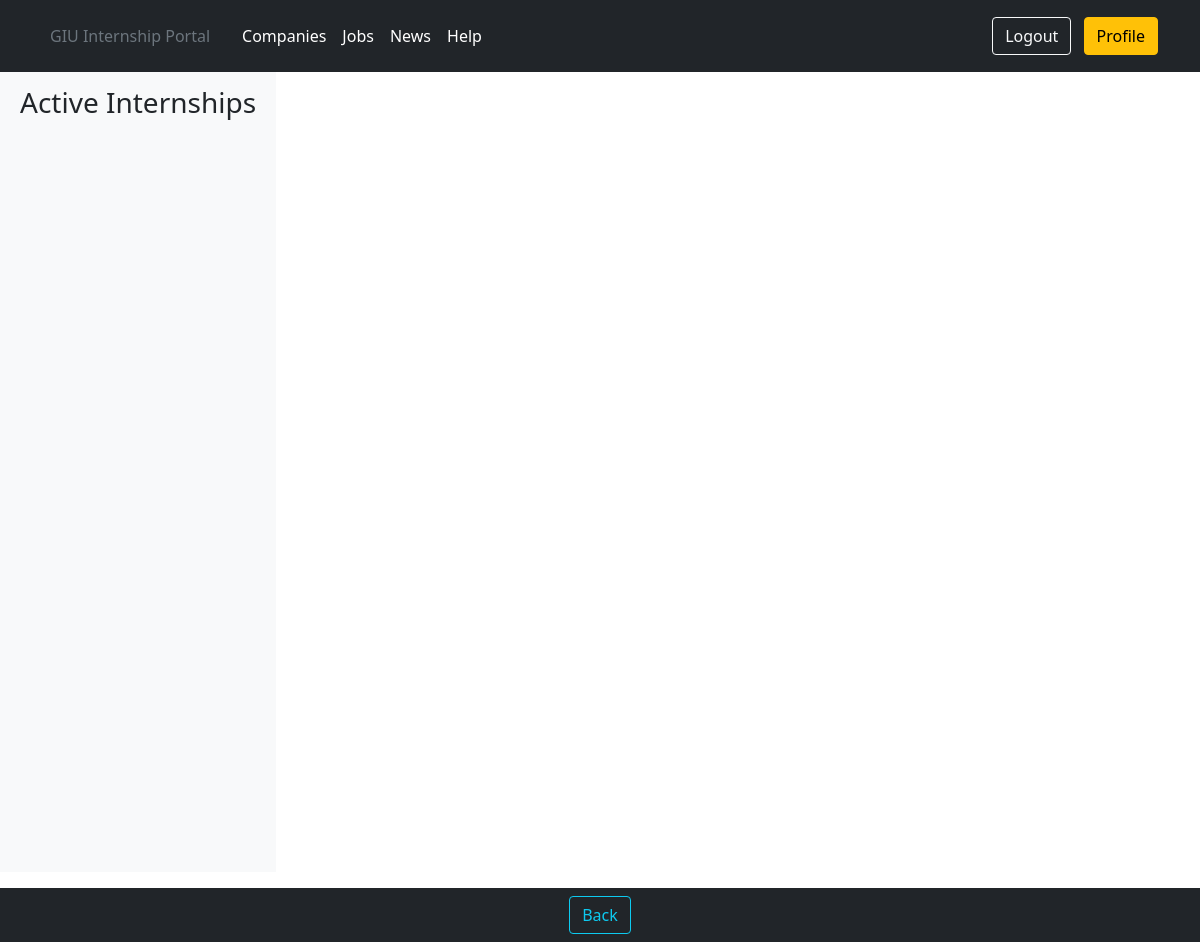
The app's page /users/employer/41/employer_portal/activeinternships/ (signed in), older data.
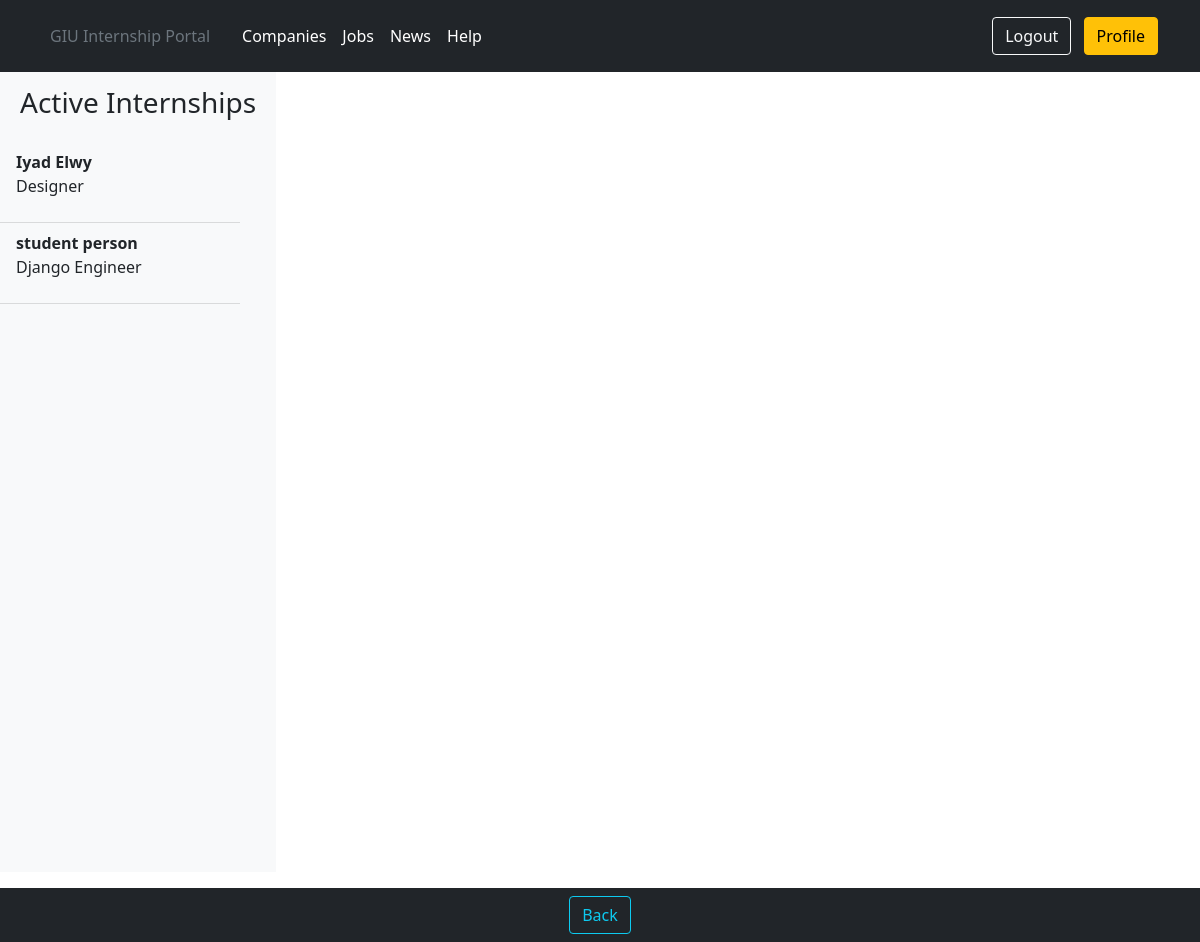
The same page, newer data.
### portal/models.py (models this page shows, shortened)
class Application(models.Model):
    application_id = models.AutoField(primary_key=True)
    student_id = models.ForeignKey(user_models.Student, on_delete=models.DO_NOTHING)
    job_id = models.ForeignKey(Job, on_delete=models.DO_NOTHING)
    application_status = models.CharField(max_length=20, default='In review', blank=True)
    visibility_for_employer = models.BooleanField(default=False, blank=True)
    application_date = models.DateField(default=datetime.datetime.today(), blank=True)
    has_ended = models.BooleanField(default=False, blank=True)
    has_started = models.BooleanField(default=False, blank=True)
    class Meta:
        unique_together = (('student_id', 'job_id'),)

class Job(models.Model):
    job_id = models.AutoField(primary_key=True)
    title = models.CharField(max_length=30)
    job_description = models.TextField(max_length=1000)
    department = models.CharField(max_length=20)
    job_start_date = models.DateField()
    job_end_date = models.DateField()
    application_deadline = models.DateField()
    num_of_available_internships = models.PositiveIntegerField()
    salary_range = models.CharField(max_length=20)
    qualifications = models.TextField(max_length=500)
    job_location = models.CharField(max_length=20)
    application_link = models.CharField(max_length=50, null=True, blank=True)
    application_email = models.CharField(max_length=50, null=True, blank=True)
    job_type = models.CharField(max_length=30)
    employer_id = models.ForeignKey(user_models.Employer, on_delete=models.DO_NOTHING)
    allowed_faculties = models.TextField(max_length=300)
    required_semesters = models.CharField(max_length=20)
    aa_id = models.ForeignKey(user_models.AcademicAdvisor, null=True, blank=True, on_delete=models.DO_NOTHING)
    visibility_fac_rep = models.BooleanField(default=False, blank=True)
    visibility_admin = models.BooleanField(default=False, blank=True)

### users/models.py (models this page shows, shortened)
class Student(models.Model):
    user = models.OneToOneField(User, on_delete=models.CASCADE, primary_key=True)
    middle_name = models.CharField(max_length=20)
    student_university_id = models.PositiveIntegerField()
    birthdate = models.DateField()
    semester = models.IntegerField()
    faculty = models.CharField(max_length=20)
    major = models.CharField(max_length=20)
    gpa = models.DecimalField(decimal_places=2, max_digits=3)
    student_address = models.CharField(max_length=10)
    has_cv = models.BooleanField(default=False, blank=True)
    cover_letter = models.TextField(max_length=1000, default='', blank=True)

class User(AbstractUser):
    is_student = models.BooleanField(default=False)
    is_employer = models.BooleanField(default=False)
    is_admin = models.BooleanField(default=False)
    is_faculty_representative = models.BooleanField(default=False)
    is_academic_advisor = models.BooleanField(default=False)
    is_career_office_coordinator = models.BooleanField(default=False)

### portal/views.py (the view)
# urls.py: path('activeinternships/', views.EmployerShowAllActiveInternships.as_view(),
class EmployerShowAllActiveInternships(LoginRequiredMixin, UserPassesTestMixin, ListView):
    model = Application
    template_name = 'portal/employer_view_all_active_internships.html'
    context_object_name = 'employer_view_active_internships'
    login_url = 'login'
    def test_func(self):
        return self.request.user.is_employer

### templates/portal/employer_view_all_active_internships.html (shortened to what this page needs)
{% extends 'userprofiles/employer_profile.html' %}
{% load static %}
{% block navitems %}
    <button onclick="history.back()" class="btn btn-outline-info ml-2" type="button">Back</button>
{% endblock navitems %}
{% block header_block %}
    <link rel="stylesheet" href="{% static 'css/employerViewsApplications.css' %}">
{% endblock header_block %}
{% block profile_body %}
    <div class="d-flex" id="wrapper">
        <div class="bg-light border-right vh-100" id="sidebar-wrapper">
            <div class="sidebar-heading">
                <strong><h3>Active Internships</h3></strong>
            </div>
            <div class="list-group list-group-flush overflow-auto h-100">
                {% for application in employer_view_active_internships %}
                    {% if application.has_started == True and application.has_ended == False and application.job_id.employer_id.user == user %}
                        <a href="#" id="application-sidebar-item" class="list-group-item
                    list-group-item-action
                    bg-light side_item">
                            <strong>{{ application.student_id.user.first_name }}
                                {{ application.student_id.user.last_name }}</strong>
                            <p>{{ application.job_id.title }}</p>
                        </a>
                    {% endif %}
                {% endfor %}
                <br>
            </div>
        </div>
    </div>
{% endblock profile_body %}

Row changes from the older to the newer data that the page shows:
added Application: student_id.user.first_name "Iyad", student_id.user.last_name "Elwy", job_id "Designer"
added Application: student_id.user.first_name "student", student_id.user.last_name "person", job_id "Django Engineer"
